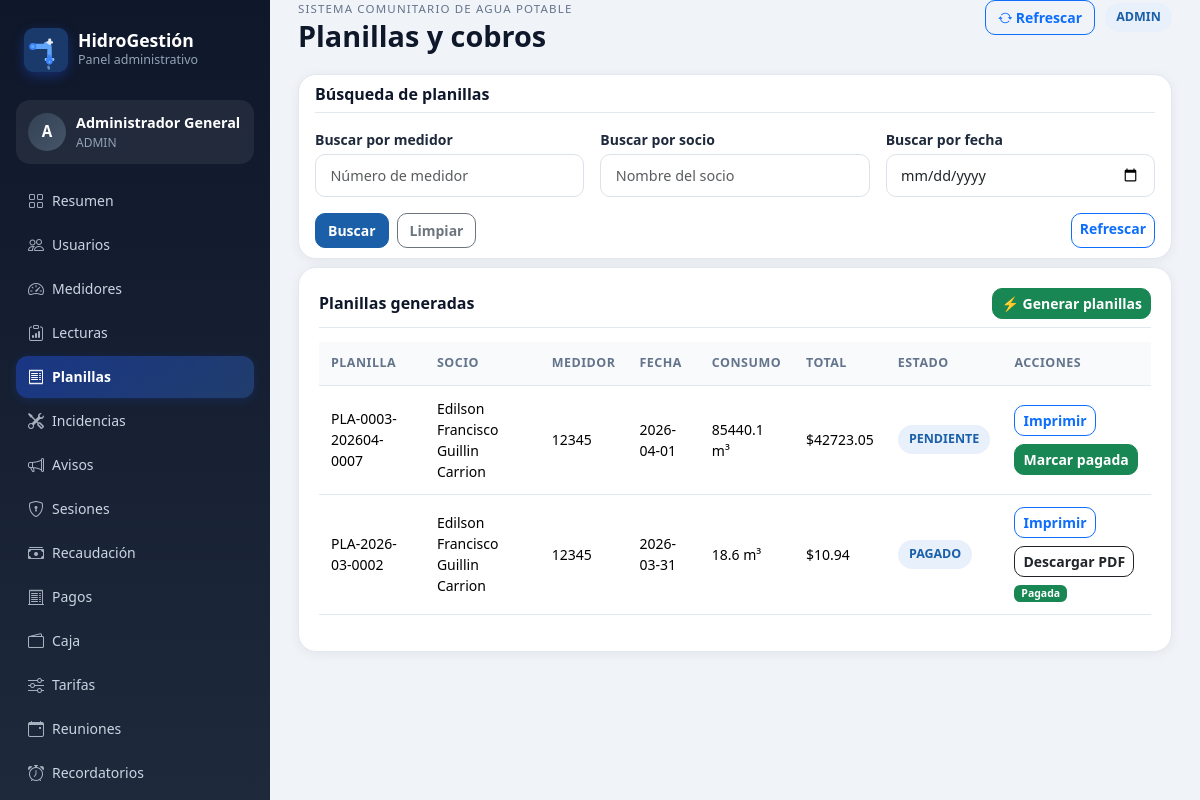
The app's page /dashboard/planillas (signed in) with its own data.
### app/models.py (models this page shows)
class TimestampMixin:
    creado_en = db.Column(db.DateTime, default=datetime.utcnow, nullable=False)
    actualizado_en = db.Column(db.DateTime, onupdate=datetime.utcnow)

class Planilla(TimestampMixin, db.Model):
    __tablename__ = 'planillas'
    id = db.Column(db.Integer, primary_key=True)
    socio_id = db.Column(db.Integer, db.ForeignKey('socios.id'), nullable=False)
    vivienda_id = db.Column(db.Integer, db.ForeignKey('viviendas.id'), nullable=False)
    lectura_id = db.Column(db.Integer, db.ForeignKey('lecturas.id'))
    consumo_id = db.Column(db.Integer, db.ForeignKey('consumos.id'))
    periodo_anio = db.Column(db.Integer, nullable=False)
    periodo_mes = db.Column(db.Integer, nullable=False)
    numero_planilla = db.Column(db.String(50), unique=True, nullable=False)
    fecha_emision = db.Column(db.String(10), nullable=False)
    fecha_vencimiento = db.Column(db.String(10))
    lectura_anterior = db.Column(db.Float)
    lectura_actual = db.Column(db.Float)
    consumo_m3 = db.Column(db.Float, nullable=False)
    cargo_fijo = db.Column(db.Float, default=0)
    valor_m3 = db.Column(db.Float, default=0)
    subtotal_consumo = db.Column(db.Float, default=0)
    recargo = db.Column(db.Float, default=0)
    multa = db.Column(db.Float, default=0)
    otros = db.Column(db.Float, default=0)
    total_pagar = db.Column(db.Float, nullable=False)
    estado = db.Column(db.String(20), default='PENDIENTE', nullable=False)
    fecha_pago = db.Column(db.String(10))
    hora_pago = db.Column(db.String(8))
    metodo_pago = db.Column(db.String(30))
    referencia_pago = db.Column(db.String(120))
    observacion = db.Column(db.Text)
    pdf_ruta = db.Column(db.String(255))
    socio = db.relationship('Socio', backref='planillas')
    vivienda = db.relationship('Vivienda', backref='planillas')
    lectura = db.relationship('Lectura', backref='planillas')
    consumo = db.relationship('Consumo', backref='planillas')

class Usuario(TimestampMixin, db.Model):
    __tablename__ = 'usuarios'
    id = db.Column(db.Integer, primary_key=True)
    rol_id = db.Column(db.Integer, db.ForeignKey('roles.id'), nullable=False)
    cedula = db.Column(db.String(20), unique=True)
    nombres = db.Column(db.String(120), nullable=False)
    apellidos = db.Column(db.String(120), nullable=False)
    telefono = db.Column(db.String(20))
    email = db.Column(db.String(120), unique=True)
    username = db.Column(db.String(80), unique=True)
    password_hash = db.Column(db.String(255), nullable=False)
    foto_perfil = db.Column(db.String(255))
    direccion_referencia = db.Column(db.String(255))
    estado = db.Column(db.String(20), default='ACTIVO', nullable=False)
    ultimo_login = db.Column(db.DateTime)
    rol = db.relationship('Rol', backref='usuarios')
    @property
    def nombre_completo(self) -> str:
        return f"{self.nombres} {self.apellidos}".strip()

class Medidor(TimestampMixin, db.Model):
    __tablename__ = 'medidores'
    id = db.Column(db.Integer, primary_key=True)
    socio_id = db.Column(db.Integer, db.ForeignKey('socios.id'), nullable=False)
    vivienda_id = db.Column(db.Integer, db.ForeignKey('viviendas.id'), nullable=False)
    numero_medidor = db.Column(db.String(50), unique=True, nullable=False)
    marca = db.Column(db.String(100))
    modelo = db.Column(db.String(100))
    estado = db.Column(db.String(20), default='ACTIVO', nullable=False)
    fecha_instalacion = db.Column(db.String(10))
    observacion = db.Column(db.Text)
    socio = db.relationship('Socio', backref='medidores')
    vivienda = db.relationship('Vivienda', backref='medidores')

### app/routes/dashboard.py (the view, shortened to what this page needs)
@dashboard_bp.route('/planillas', methods=['GET', 'POST'])
@dashboard_required
def planillas_view():
    filtro_medidor = (request.args.get('medidor') or '').strip()
    filtro_socio   = (request.args.get('socio') or '').strip()
    filtro_fecha   = (request.args.get('fecha') or '').strip()
    consulta = Planilla.query \
        .join(Socio, Planilla.socio_id == Socio.id) \
        .join(Usuario, Socio.usuario_id == Usuario.id) \
        .outerjoin(Lectura, Planilla.lectura_id == Lectura.id) \
        .outerjoin(Medidor, Lectura.medidor_id == Medidor.id)
    if filtro_medidor:
        consulta = consulta.filter(
            Medidor.numero_medidor.ilike(f'%{filtro_medidor}%')
        )
    if filtro_fecha:
        consulta = consulta.filter(Planilla.fecha_emision == filtro_fecha)
    planillas = consulta.order_by(Planilla.id.desc()).all()
    return render_template(
        'dashboard/planillas.html',
        planillas=planillas,
        filtro_medidor=filtro_medidor,
        filtro_socio=filtro_socio,
        filtro_fecha=filtro_fecha,
    )

### app/routes/dashboard.py (called while the page is built)
def dashboard_required(view_func):
    from functools import wraps
    @wraps(view_func)
    def wrapper(*args, **kwargs):
        if not session.get('web_user_id'):
            return redirect(url_for('dashboard.login_page'))
        return view_func(*args, **kwargs)
    return wrapper

### app/templates/dashboard/planillas.html (shortened to what this page needs)
{% extends 'dashboard/base.html' %}
{% block page_title %}Planillas y cobros{% endblock %}
{% block content %}
<div class="panel-card mb-2" style="padding: 10px 16px;">
    <div class="panel-card__header">
        <h3 class="panel-card__title">Búsqueda de planillas</h3>
    </div>
    <form method="get" class="row g-3">
        <div class="col-md-4">
            <label class="form-label">Buscar por medidor</label>
            <input
                type="text"
                name="medidor"
                class="form-control"
                placeholder="Número de medidor"
                value="{{ filtro_medidor or '' }}"
            >
        </div>
        <div class="col-md-4">
            <label class="form-label">Buscar por socio</label>
            <input
                type="text"
                name="socio"
                class="form-control"
                placeholder="Nombre del socio"
                value="{{ filtro_socio or '' }}"
            >
        </div>
        <div class="col-md-4">
            <label class="form-label">Buscar por fecha</label>
            <input
                type="date"
                name="fecha"
                class="form-control"
                value="{{ filtro_fecha or '' }}"
            >
        </div>
        <div class="col-12 d-flex gap-2">
            <button type="submit" class="btn btn-primary">Buscar</button>
            <a class="btn btn-outline-secondary" href="{{ url_for('dashboard.planillas_view') }}">Limpiar</a>
            <a class="btn btn-sm btn-outline-primary ms-auto" href="{{ url_for('dashboard.refresh_page') }}">Refrescar</a>
        </div>
    </form>
</div>
<div class="panel-card">
    <div class="panel-card__header">
        <h3 class="panel-card__title">Planillas generadas</h3>
<form method="post" action="{{ url_for('dashboard.generar_planillas') }}">
    <button type="submit" class="btn btn-success btn-sm"
        onclick="return confirm('¿Generar planillas para todas las lecturas?')">
        ⚡ Generar planillas
    </button>
</form>
    </div>
    <div class="table-responsive">
        <table class="table table-modern">
            <thead>
                <tr>
                    <th>Planilla</th>
                    <th>Socio</th>
                    <th>Medidor</th>
                    <th>Fecha</th>
                    <th>Consumo</th>
                    <th>Total</th>
                    <th>Estado</th>
                    <th>Acciones</th>
                </tr>
            </thead>
            <tbody>
                {% for p in planillas %}
                <tr>
                    <td>{{ p.numero_planilla }}</td>
                    <td>
                        {{ p.socio.usuario.nombre_completo if p.socio and p.socio.usuario else '-' }}
                    </td>
                    <td>
                        {% if p.lectura and p.lectura.medidor %}
                            {{ p.lectura.medidor.numero_medidor }}
                        {% elif p.vivienda and p.vivienda.medidor %}
                            {{ p.vivienda.medidor.numero_medidor }}
                        {% else %}
                            -
                        {% endif %}
                    </td>
                    <td>{{ p.fecha_emision or '-' }}</td>
                    <td>{{ p.consumo_m3 }} m³</td>
                    <td>${{ '%.2f'|format(p.total_pagar or 0) }}</td>
                    <td>
                        <span class="badge-soft">{{ p.estado }}</span>
                    </td>
                    <td class="no-print">
                        <div class="d-flex flex-wrap gap-2">
                            <a class="btn btn-sm btn-outline-primary"
                               href="{{ url_for('dashboard.imprimir_planilla', planilla_id=p.id) }}"
                               target="_blank">
                                Imprimir
                            </a>
                            {% if p.pdf_ruta %}
                            <a class="btn btn-sm btn-outline-dark"
                               href="{{ url_for('dashboard.imprimir_planilla', planilla_id=p.id) }}">
                                    Descargar PDF
                            </a>
                            {% endif %}
                            {% if p.estado != 'PAGADO' %}
                            <button class="btn btn-sm btn-success"
                                    data-bs-toggle="modal"
                                    data-bs-target="#pago{{ p.id }}">
                                Marcar pagada
                            </button>
                            {% else %}
                            <span class="badge text-bg-success">Pagada</span>
                            {% endif %}
                        </div>
                    </td>
                </tr>
                {% else %}
                <tr>
                    <td colspan="8" class="empty-state">No hay planillas registradas.</td>
                </tr>
                {% endfor %}
            </tbody>
        </table>
    </div>
</div>
{% endblock %}

### app/static/css/style.css (style rules this page uses)
:root { --bg: #f0f4f8; --card: #ffffff; --primary: #1a5fa8; --primary-light: #e8f0fb; --primary-dark: #0d3f72; --dark: #0f172a; --muted: #64748b; --border: #e2e8f0; --success: #16a34a; --warning: #f59e0b; --danger: #dc2626; --sidebar-width: 270px; }
* { box-sizing: border-box; }
body.app-body { background: var(--bg); color: #1e293b; font-family: 'Segoe UI', Tahoma, sans-serif; margin: 0; }
.pill-soft, .badge-soft { display: inline-flex; padding: .3rem .7rem; border-radius: 999px; background: var(--primary-light); color: var(--primary); font-weight: 700; font-size: .78rem; }
.panel-card { background: var(--card); border-radius: 18px; padding: 20px; box-shadow: 0 2px 12px rgba(15,23,42,.06); border: 1px solid var(--border); height: auto; margin-bottom: 16px; }
.panel-card__header { display: flex; justify-content: space-between; align-items: center; margin-bottom: 14px; padding-bottom: 12px; border-bottom: 1px solid var(--border); }
.panel-card__title { margin: 0; font-size: 1rem; font-weight: 700; color: #0f172a; }
.table-modern th, .table-modern td { padding: .75rem .75rem; border-color: var(--border); vertical-align: middle; font-size: .875rem; }
.table-modern th { font-size: .78rem; color: var(--muted); font-weight: 600; text-transform: uppercase; letter-spacing: .04em; background: #f8fafc; }
.form-control, .form-select { border-radius: 10px; padding: .6rem .9rem; border-color: #dbe2ea; font-size: .9rem; transition: border-color .2s, box-shadow .2s; }
.form-label { font-weight: 600; font-size: .875rem; margin-bottom: 4px; }
.btn { border-radius: 10px; font-weight: 600; font-size: .875rem; transition: all .2s; }
.btn-primary { background: var(--primary); border-color: var(--primary); }

### app/templates/dashboard/planillas.html (style rules this page uses)
.panel-card { min-height: unset !important; }
.panel-card__header { padding-bottom: 8px !important; }

### records on screen
Planilla: numero_planilla "PLA-0003-202604-0007", socio.usuario "Edilson Francisco Guillin Carrion", lectura.medidor.numero_medidor "12345", fecha_emision "2026-04-01", consumo_m3 "85440.1", total_pagar "42723.05", estado "PENDIENTE"
Planilla: numero_planilla "PLA-2026-03-0002", socio.usuario "Edilson Francisco Guillin Carrion", lectura.medidor.numero_medidor "12345", fecha_emision "2026-03-31", consumo_m3 "18.6", total_pagar "10.94", estado "PAGADO", shows "Pagada"

### other values on screen
{{ (session.get('web_name', 'A')[:1]).upper() }} "A"
{{ session.get('web_name') }} "Administrador General"
{{ session.get('web_role') }} "ADMIN"
